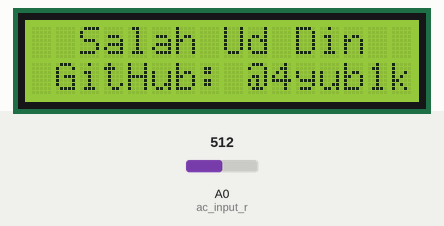
Recording of a sketch running on a simulated Arduino Uno, built with avr-gcc and run on an emulated ATmega328P. On the bench: 16×2 character LCD. Inputs (shaded band) come from the test bench; at power-on: A0 (ac_input_r) = 512. What the sketch prints to the serial monitor is not drawn.

Above: at 1.1 s.
At 3.2 s:
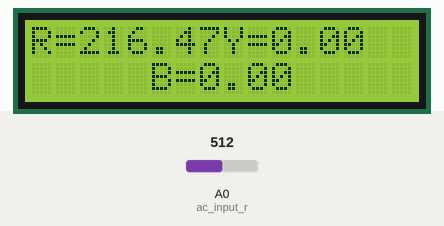
3.3 s: A0 (ac_input_r) set to 716
At 4.4 s:
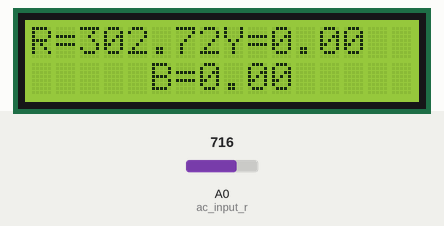
4.8 s: A0 (ac_input_r) set to 900
At 6.0 s:
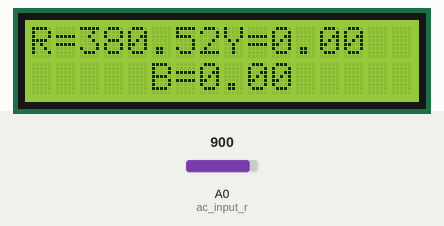
6.3 s: A0 (ac_input_r) set to 1023
At 7.6 s:
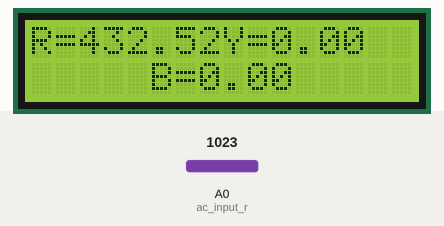
Timing chart, 0 to 9.3 s (numbered marks = the images above; inputs shaded):
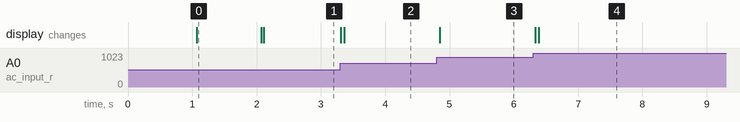

The sketch:

voltage.ino
```cpp
#include <LiquidCrystal.h>
#define AUTHOR "Salah Ud Din"
#define AUTHOR_GIT "GitHub: @4yub1k"
#define MULTIPLIER 86.504             // Multipier for voltage calculation.

LiquidCrystal lcd(12, 11, 10, 9, 8, 7); //(RS,EN,D4,D5,D6,D7)

int ac_input_r = A0;  //Pin assigning for R Phase
int ac_input_y = A1;  //Pin assigning for Y Phase
int ac_input_b = A2;  //Pin assigning for B Phase

// All functions, sequence wise.
void setup();
int samples(int acInput);
void author();
void loop();

//Setup function Start
void setup() {
  pinMode(ac_input_r, INPUT);
  pinMode(ac_input_y, INPUT);
  pinMode(ac_input_b, INPUT);

  lcd.begin(16,2);
  author();

  Serial.begin(9600);
}

// Take average of analoge values.
int samples(int acInput){
  unsigned short total = 0;
  unsigned short SAMPLES = 30;

  for (int i; i < SAMPLES; i++){
    total += analogRead(acInput);
    delay(1);
  }
  return total / SAMPLES; //average
}

// Display
void author(){
  lcd.setCursor(0,0);
  lcd.print("Measure 3 Phase");
  lcd.setCursor(2,1);
  lcd.print("AC Voltages");
  delay(1000);
  lcd.clear();

  lcd.setCursor(2,0);
  lcd.print(AUTHOR);
  lcd.setCursor(1,1);
  lcd.print(AUTHOR_GIT);
  delay(1000);
  lcd.clear();
}

//Loop Function Start Here
void loop() {
  unsigned short ac_out_r = samples(ac_input_r);
  unsigned short ac_out_y = samples(ac_input_y);
  unsigned short ac_out_b = samples(ac_input_b);

  float ac_volt_r = (ac_out_r *  (5.0 / 1023.0) * MULTIPLIER); // (5/1023) * 544(serial ouput) = 2.67, 230/2.67
  float ac_volt_y = (ac_out_y *  (5.0 / 1023.0) * MULTIPLIER);
  float ac_volt_b = (ac_out_b *  (5.0 / 1023.0) * MULTIPLIER);

  Serial.println(ac_out_r);  // Display the R-Phase voltage on serial monitor.

  lcd.setCursor(0,0);
  lcd.print("R=" + String(ac_volt_r));

  lcd.setCursor(8,0);
  lcd.print("Y=" + String(ac_volt_y));

  lcd.setCursor(5,1);
  lcd.print("B=" + String(ac_volt_b));
  delay(20);
}
```

Measured:
- after the input at 3.3 s, the display: first changes at once (image 2 shows a later state)
- after the input at 4.8 s, the display: changes after 0.05 s (image 3)
- after the input at 6.3 s, the display: first changes at once (image 4 shows a later state)
- what the display in image 0 shows lasts 1.0 s, from 1.1 s to 2.1 s
